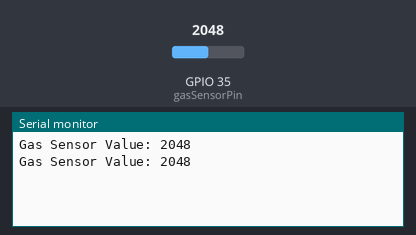
This sketch was run on a simulated ESP32. Parts: the last lines printed to the serial monitor. The inputs (shaded band) are chosen by the test bench; at power-on: GPIO 35 (gasSensorPin) = 2048.

Above: at 1.8 s.
1.9 s: GPIO 35 (gasSensorPin) set to 2866
At 2.6 s:
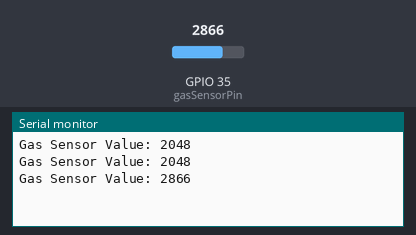
3.4 s: GPIO 35 (gasSensorPin) set to 3603
At 4.8 s:
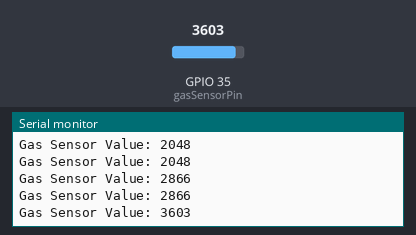
Timing chart, 0 to 6.4 s (numbered marks = the images above; inputs shaded):
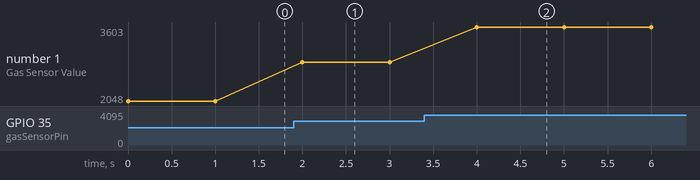

The sketch:

GasSensor.ino
```cpp
//Define the pin where the gas sensor is connected
int gasSensorPin = 35;

void setup() {
  // Initialize serial communication at 9600 baud rate
  Serial.begin(115200);

  // Configure the gas sensor pin as input
  pinMode(gasSensorPin, INPUT);
}

void loop() {
  // Read the analog value from the gas sensor
  int sensorValue = analogRead(gasSensorPin);

  // Print the sensor value to the Serial Monitor
  Serial.print("Gas Sensor Value: ");
  Serial.println(sensorValue);

  // Wait for 1 second before the next reading
  delay(1000);
}
```

Measured:
- after the input at 1.9 s, the serial monitor: prints a new line after 0.10 s (image 1)
- after the input at 3.4 s, the serial monitor: prints a new line after 0.60 s (image 2)
- plotted number 1: 2048 → 2866 after the input at 1.9 s, 2866 → 3603 after the input at 3.4 s
